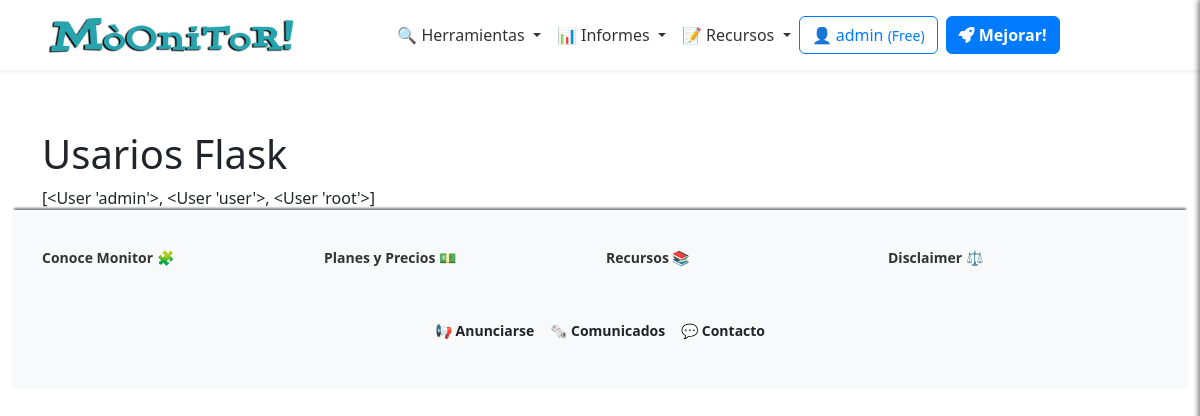
The app's page /admin/usuarios (signed in), older data.
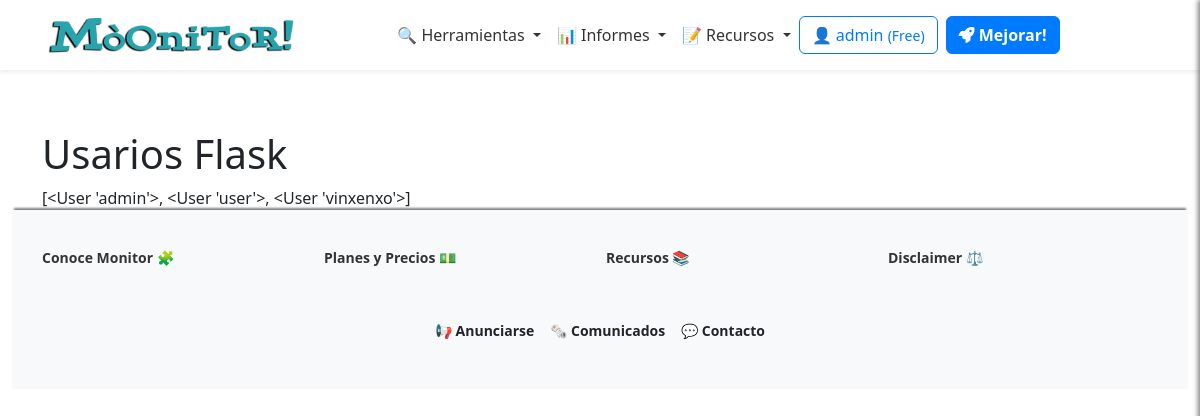
The same page, newer data.
### app/models/user_model.py (models this page shows, shortened)
class Users(UserMixin, db.Model):
    __tablename__ = 'Users'
    id = db.Column(db.Integer, primary_key=True)
    username = db.Column(db.String(80), unique=True, nullable=False)
    email = db.Column(db.String(120), unique=True, nullable=False)
    password_hash = db.Column(db.String(255), nullable=False)
    token = db.Column(db.String(255), index=True, unique=True)
    active = db.Column(db.Boolean, default=False)
    registered_on = db.Column(db.DateTime, nullable=False, default=datetime.datetime.utcnow)
    config = db.Column(JSONType)
    role = db.Column(db.String(20), nullable=False, default='usuario')
    subscription_plan = db.Column(Enum('Free', 'Pro', 'Corporate', name='subscription_plans'), default='Free')
    subscription_currency = db.Column(db.String(3), default='EUR')  # ISO currency codes (e.g., USD, EUR)
    subscription_expiration = db.Column(db.DateTime, nullable=True)
    subscription_frequency = db.Column(Enum('Monthly', 'Annually', name='subscription_frequency'), default='Monthly')
    primary_payment = db.Column(JSONType, nullable=True)  # IBAN, SWIFT, etc.
    secondary_payment = db.Column(JSONType, nullable=True)
    transactions = db.relationship('Transaction', backref='user', lazy=True)
    def __repr__(self):
        return '<User %r>' % self.username

### app/views/user_views.py (the view)
@app.route('/admin/usuarios')
@login_required
def usuarios():
    breadcrumbs = [
    {'url': '/admin', 'text': 'Admin'},
    {'url': '/admin/usuarios', 'text': 'Listado usuarios'}
    ]
    users = Users.query.all()
    log_event('ADMIN', 'Lista de usuarios.')
    return render_template('user/usuarios.html', users=users, breadcrumbs=breadcrumbs)

### app/__init__.py (called while the page is built)
@app.context_processor
def inject_sidebar_info():
    return dict(is_admin=current_user.is_authenticated and current_user.role == 'admin')

@app.context_processor
def inject_breadcrumb():
    breadcrumbs = [
        {'url': '/', 'text': 'Inicio'},
        {'url': '/profile', 'text': 'Opcion 1'},
        {'url': '/profile/edit', 'text': 'Sub opcion 1'}
    ]
    return {'breadcrumbs': breadcrumbs}

@app.context_processor
def inject_grouped_tools():
    grouped_tools = {}
    for category, tools_in_category in groupby(sorted(tools, key=itemgetter('category')), key=itemgetter('category')):
        subcategories = {}
        for subcategory, tools_in_subcategory in groupby(sorted(tools_in_category, key=itemgetter('subcategory')), key=itemgetter('subcategory')):
            subcategories[subcategory] = list(tools_in_subcategory)
        grouped_tools[category] = subcategories
    return dict(grouped_tools=grouped_tools)

@login_manager.user_loader
def load_user(user_id):
    return Users.query.get(int(user_id))

### app/templates/user/usuarios.html (shortened to what this page needs)
{% extends "base.html" %}
{% block content %}
    <h1>Usarios Flask</h1>
    {{ users }}
{% endblock %}

### app/templates/inc/navbar.html (shortened to what this page needs)
<nav class="navbar navbar-expand-lg navbar-light bg-white shadow-sm">
  <div class="container">
    <a class="navbar-brand mx-auto" href="{{ url_for('index') }}">
      <img src="{{ url_for('static', filename='logo.png') }}" alt="Logo" height="50"
        class="d-inline-block align-text-top">
    </a>
    <div class="collapse navbar-collapse justify-content-center" id="navbarNav">
      <ul class="navbar-nav align-items-center">
        <li class="nav-item dropdown">
          <a class="nav-link dropdown-toggle" href="#" id="domainDnsDropdown" role="button" data-bs-toggle="dropdown"
            aria-expanded="false">
            🔍 Herramientas
          </a>
        </li>
        <li class="nav-item dropdown">
          <a class="nav-link dropdown-toggle" href="#" id="domainDnsDropdown" role="button" data-bs-toggle="dropdown"
            aria-expanded="false">
            📊 Informes
          </a>
        </li>
        <li class="nav-item dropdown">
          <a class="nav-link dropdown-toggle" href="#" id="domainDnsDropdown" role="button" data-bs-toggle="dropdown"
            aria-expanded="false">
            📝 Recursos
          </a>
        </li>
      </ul>
    <div class="d-flex flex-column flex-sm-row align-items-center justify-content-center ms-0 mb-3 mt-3">
      {% if current_user.is_authenticated %}
          <a href="/dashboard" class="btn btn-outline-primary mb-2 mb-sm-0 me-sm-2">
              <span class="item-responsive">👤 {{ current_user.username }}
                  <small>({{ current_user.subscription_plan }})</small>
              </span>
          </a>
          {% if current_user.subscription_plan == "Free" %}
              <a class="btn btn-primary mb-2 mb-sm-0 me-sm-2 text-decoration-none fw-semibold" href="{{ url_for('edit_subscription') }}">
                  <i class="fa-solid fa-rocket"></i> Mejorar!
              </a>
          {% elif current_user.subscription_plan == "Pro" %}
              <a class="btn btn-primary mb-2 mb-sm-0 me-sm-2 text-decoration-none fw-semibold" href="{{ url_for('edit_subscription') }}">
                  <i class="fa-solid fa-crown"></i> Probar Corporate!
              </a>
          {% endif %}
      {% endif %}
  </div>
    </div>
  </div>
</nav>

Row changes from the older to the newer data that the page shows:
changed Users "admin": username.username "[<User 'admin'>, <User 'user'>, <User 'root'>]" → "[<User 'admin'>, <User 'user'>, <User 'vinxenxo'>]"
